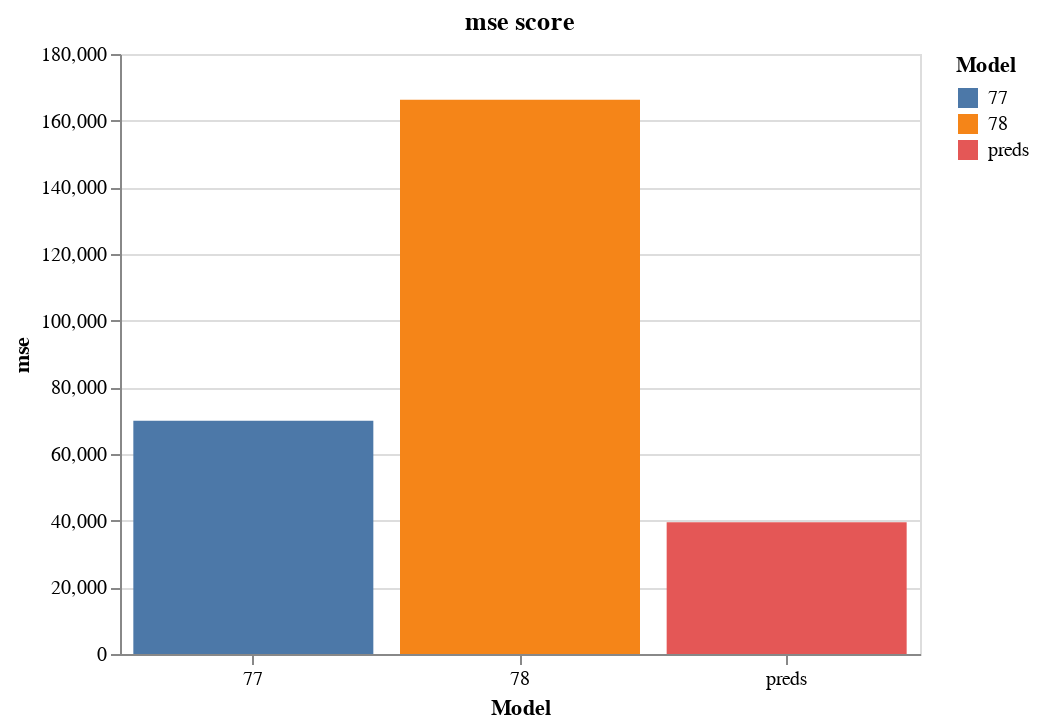

The cell this chart's notebook holds for it:
### Markdown cell above
To plot a bar chart:

### Code cell
score.plot_mse()

### Figure 1 — Vega-Lite specification as saved in the notebook (floating-point values rounded to 4 significant figures)
{"config": {"view": {"continuousWidth": 300, "continuousHeight": 300}}, "data": {"name": "data-88525e9b9effc78f10117c0c102f4a41"}, "mark": {"type": "bar"}, "encoding": {"color": {"field": "id", "legend": {"title": "Model"}, "type": "nominal"}, "x": {"axis": {"labelAngle": 360}, "field": "id", "title": "Model", "type": "nominal"}, "y": {"field": "mse", "title": "mse", "type": "quantitative"}}, "height": 300, "title": "mse score", "width": 400, "$schema": "https://vega.github.io/schema/vega-lite/v5.17.0.json", "datasets": {"data-88525e9b9effc78f10117c0c102f4a41": [{"id": "preds", "mae": 115.5, "mse": 39550.0, "crps": 121.9, "log_score": -12.12}, {"id": "77", "mae": 150.2, "mse": 69990.0, "crps": 156.1, "log_score": -7.138}, {"id": "78", "mae": 261.0, "mse": 166300.0, "crps": 194.8, "log_score": -7.207}]}}
